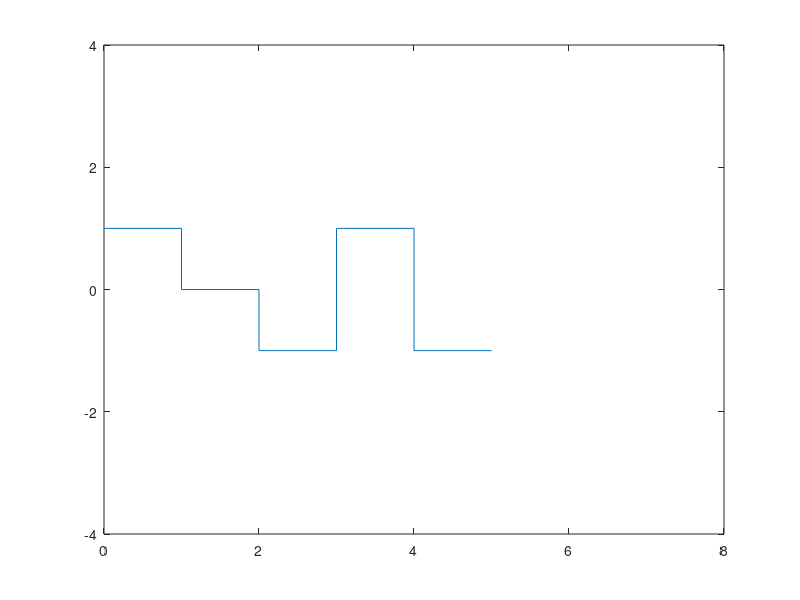

Write MATLAB code to recreate this figure.
load in.txt
x=[];
y=[];
w=in;
tmp=-1;
cntZero=0;
tmp2=0;
cntOne=0;
k=0;
j=0;
l=0;
m=0;
z=length(w)

for i = 0: z-1
    x = [x i i+1]
end
z=length(w)
r=1
j=1
for r = 1 : z
    rervalue=r
    jervalue=j
    % input 1 hole just reverse kore ditesi
   if w(j) == 1
       tmp=tmp*-1
       y=[y tmp tmp]
       cntZero=0
       cntOne=cntOne+1  %non zero input count kortesi
       j=j+1
   
       %input 0 er jonne
   else
    if j+3<=z    %ekta zero pele immediate porer 3 ta input check kortesi. index jeno input size er beshi na hoy shetar check
      if w(j+1)==0 & w(j+2)==0 & w(j+3)==0 %ekta zero pele immediate porer 3 ta input check kortesi
          b=mod(cntOne,2) % number of last non zero input odd na even
          cntOne=0  %ekhon input 0 ,ei muhurte non zero element er shongkha 0
          j=j+4 %ekshathe 4ta input nie kaj kortesi tai j er value 4 baray dilam jeno porer iteration e abar same value check na kore
            if b==0  %last non zero element er shongkha even
                  tmp=tmp*-1
                  y=[y tmp tmp 0 0 0 0 tmp tmp]
           
            else %last non zero odd
                 y=[y 0 0 0 0 0 0 tmp tmp]
           
            end
      else %current input 0 but erpore 3 ta 0 nai.tahole b00v / 000v die replace hobe na
          j=j+1
          y= [y 0 0]
      end
    else %current element zero  kintu erporer 3ta element check kori nai cause  j+3 input er theke boro hoye jabe
           j=j+1
           if w(j)==0
               y=[y 0 0]
           else
               tmp=tmp*-1
               y=[y tmp tmp]
           end
       end
   
   end
   
  if j>z
      break
  end
  
       
end

plot(x,y),axis([0,z+3,-4,4])
